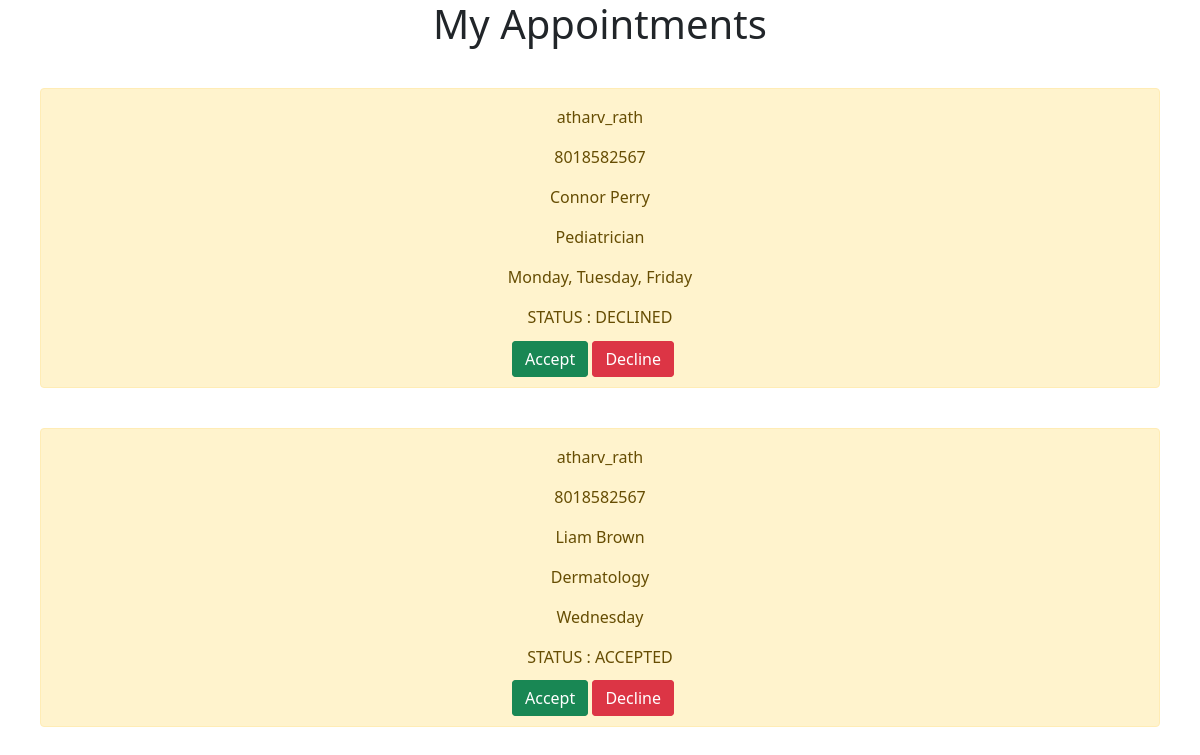
/adminappts/, run on the app's committed database.
### healthcare_app/models.py (models this page shows)
class BookapptModel(models.Model):
    username = models.CharField(max_length=10)
    contactno = models.CharField(max_length=10)
    name = models.CharField(max_length=10)
    speciality = models.CharField(max_length=10)
    schedule = models.CharField(max_length=10)
    status = models.CharField(max_length=10)

### healthcare_app/views.py (the view)
# urls.py: path('adminappts/',adminappts),
def adminappts(request):
    appts = BookapptModel.objects.all()
    context = {'appts' : appts}
    return render(request, 'adminappts.html', context)

### healthcare_app/templates/adminappts.html
{% extends 'base.html' %}
{% block content %}
<h1 style="text-align: center">My Appointments </h1>
{% for appt in appts%}
<div style="margin: 40px" class="alert alert-warning" role="alert">
    <p style="text-align: center;">{{appt.username}}</p>
    <p style="text-align: center;">{{appt.contactno}}</p>
    <p style="text-align: center;">{{appt.name}}</p>
    <p style="text-align: center;">{{appt.speciality}}</p>
    <p style="text-align: center;">{{appt.schedule}}</p>
    <p style="text-align: center;">STATUS : {{appt.status}}</p>
    <div class="container" style="width: 200px;margin: auto">
        <a href = "/acceptappt/{{appt.id}}/" style="display: inline" class="btn btn-success">Accept</a>
        <a href = "/declineappt/{{appt.id}}/" style="display: inline" class="btn btn-danger">Decline</a>
    </div>
</div>
{% endfor %}
{% endblock %}

### data on the page
BookapptModel: username "atharv_rath", contactno "8018582567", name "Connor Perry", speciality "Pediatrician", schedule "Monday, Tuesday, Friday", status "DECLINED"
BookapptModel: username "atharv_rath", contactno "8018582567", name "Liam Brown", speciality "Dermatology", schedule "Wednesday", status "ACCEPTED"
